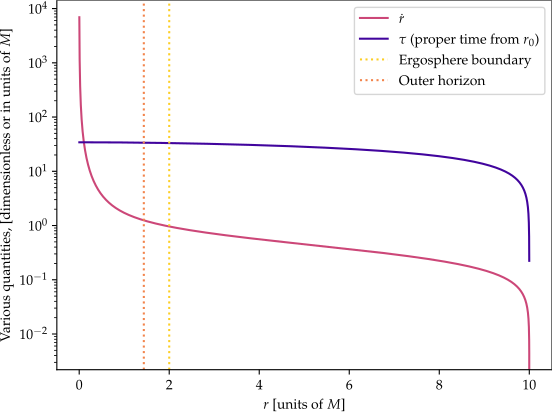

Python code for this plot:
import numpy as np
import matplotlib.pyplot as plt
cmap = plt.get_cmap('plasma')

M = 1

def metric_coeffs(r, theta=np.pi/2, a=.9, M=M):
    rhosq = r**2 + (a*np.cos(theta))**2
    delta = r**2 - 2*M*r + a**2
    g_tt = - (1 - 2 * M * r / rhosq)
    g_tp = - 2 * M * a * r * np.sin(theta)**2 / rhosq
    g_pp = (r**2 + a**2 + 2 * M * r * a**2 * np.sin(theta)**2 / rhosq) * np.sin(theta)**2
    g_rr = rhosq / delta
    
    return g_tt, g_tp, g_pp, g_rr

def draw_circle(radius, **kwargs):
    angles = np.linspace(0, 2*np.pi, num=1000)
    
    plt.plot(
        radius*np.cos(angles),
        radius*np.sin(angles),
        **kwargs
    )

def kerr_infall():
    l = 0
    a = .9

    r = np.linspace(3e-3, 10, num=10000)
    # r = np.linspace(M + np.sqrt(M**2 - a**2)+1e-2, 10, num=10000)

    theta = np.pi / 2


    g_tt, g_tp, g_pp, g_rr = metric_coeffs(r[-1], a=a)
    e = np.sqrt(g_tp**2 / g_pp - g_tt)

    g_tt, g_tp, g_pp, g_rr = metric_coeffs(r, a=a)

    tdot = e / (g_tp**2 / g_pp - g_tt)
    pdot = - g_tp / g_tt * tdot

    rdotsq = ( -1 + e * tdot) / g_rr

    # plt.semilogy(r, tdot, label=r'$\dot{t}$', c=cmap(.9))
    # plt.semilogy(r, abs(pdot) / tdot, label=r'$\dot{\varphi} / \dot{t}$')
    plt.semilogy(r, np.sqrt(rdotsq), label=r'$\dot{r}$', c=cmap(.5))
    
    tau = (np.cumsum(1/np.sqrt(rdotsq[:-1])[::-1]) * np.gradient(r[:-1]))[::-1]
    plt.semilogy(r[:-1], tau, label=r'$\tau$ (proper time from $r_0$)', c=cmap(.1))
    
    plt.axvline(2*M, label='Ergosphere boundary', ls=':', c=cmap(.9))
    plt.axvline(M+np.sqrt(M**2 - a**2), label='Outer horizon', ls=':', c=cmap(.7))
    
    plt.ylabel('Various quantities, [dimensionless or in units of $M$]')
    plt.xlabel('$r$ [units of $M$]')
    plt.legend()

def kerr_trajectory():

    l = 0
    a = .35
    M = 1

    r0 = 10
    # rmin = M + np.sqrt(M**2 - a**2)+1e-2
    # r = rmin + np.geomspace(1e-3, r0 - rmin, num=10000)
    # r = np.append(
    #     2-np.geomspace(1e-3, 2-1e-3, num=1000),
    #     2+np.geomspace(1e-3, r0-2, num=1000)
    # )
    r = np.linspace(1e-4, r0, num=50_000)
    
    # r = np.linspace(rmin, r0, num=10000)
    # r = np.linspace(1, 10, num=10000)

    theta = np.pi / 2

    g_tt, g_tp, g_pp, g_rr = metric_coeffs(r[-1], a=a)
    e = np.sqrt(g_tp**2 / g_pp - g_tt)

    g_tt, g_tp, g_pp, g_rr = metric_coeffs(r, a=a)

    tdot = e / (g_tp**2 / g_pp - g_tt)
    pdot = - g_tp / g_tt * tdot

    rdotsq = ( -1 + e * tdot) / g_rr

    phi = np.cumsum(pdot / np.sqrt(rdotsq) * np.gradient(r))

    plt.scatter(
        r * np.cos(phi),
        r * np.sin(phi),
        s=.05,
        color=cmap(.1),
        label='Particle trajectory'
    )
    
    draw_circle(2*M, lw=1, c=cmap(.9), label='Ergosphere boundary')
    draw_circle(M + np.sqrt(M**2 - a**2), lw=1, c=cmap(.7), label='Outer horizon')
    
    plt.gca().set_aspect('equal')
    plt.xlabel('$x$ axis, units of $M$')
    plt.ylabel('$y$ axis, units of $M$')
    plt.legend()

def potential_barrier():

    l = 0
    a = .9

    r0 = 1.5
    rmin = M + np.sqrt(M**2 - a**2)+1e-2
    # r = rmin + np.geomspace(1e-3, r0 - rmin, num=10000)
    r = np.linspace(1e-3, r0, num=10000)
    # r = np.linspace(1, 10, num=10000)

    theta = np.pi / 2

    g_tt, g_tp, g_pp, g_rr = metric_coeffs(r[-1])
    e = np.sqrt(g_tp**2 / g_pp - g_tt)

    g_tt, g_tp, g_pp, g_rr = metric_coeffs(r)

    tdot = e / (g_tp**2 / g_pp - g_tt)

    plt.semilogy(r, (e * tdot - 1) / g_rr)
    # plt.plot(r, g_tp**2 / g_pp - g_tt)
    # plt.plot(r, g_tp**2 / g_pp)
    # plt.plot(r, -g_tt)
    
    # plt.plot(r, e**2*np.ones_like(r))

if __name__ == "__main__":
    from make_all_figures import plot_and_save
    plot_and_save(kerr_infall)
    plot_and_save(kerr_trajectory)
    # plot_and_save(potential_barrier)
